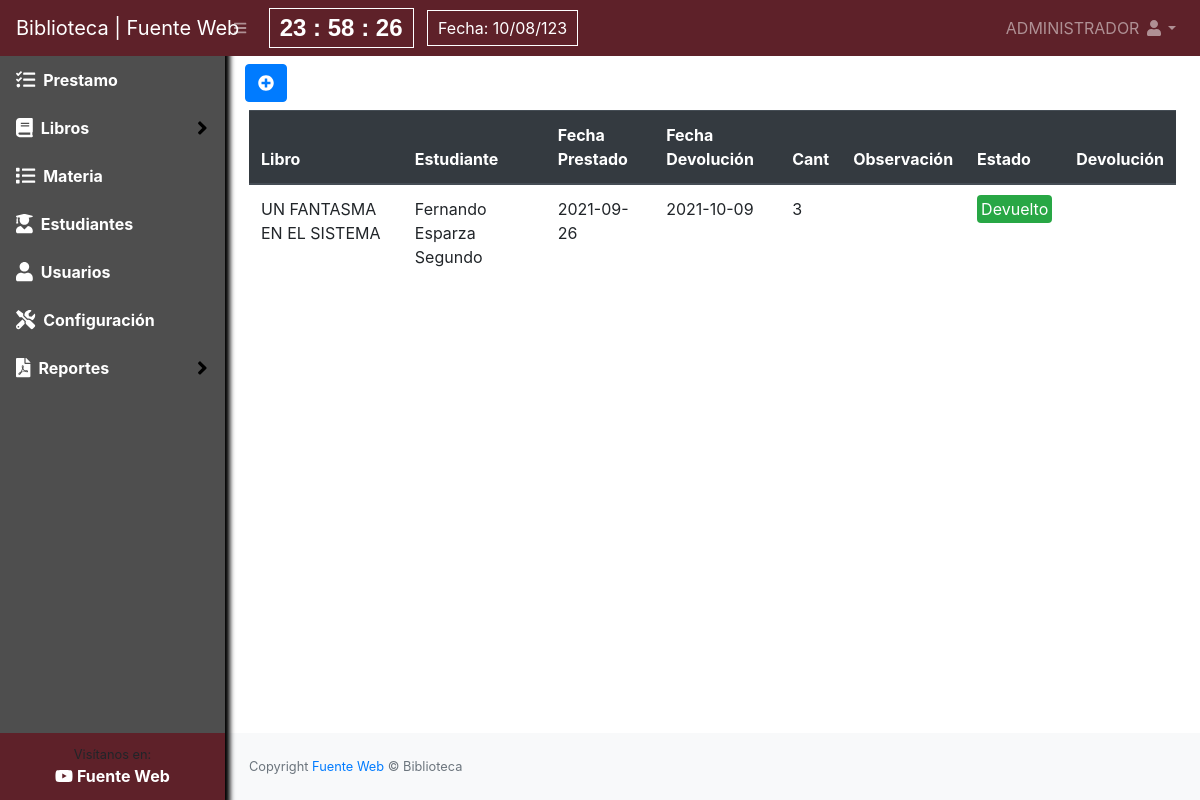
The page /admin/listar (signed in) on the database its author committed.
### tables this page shows
CREATE TABLE `prestamo` (
  `id` int(11) NOT NULL,
  `id_estudiante` int(11) NOT NULL,
  `id_libro` int(11) NOT NULL,
  `fecha_prestamo` date NOT NULL,
  `fecha_devolucion` date NOT NULL,
  `cantidad` int(11) NOT NULL,
  `observacion` text NOT NULL,
  `estado` int(11) NOT NULL DEFAULT 1
);

CREATE TABLE `libro` (
  `id` int(11) NOT NULL,
  `titulo` text NOT NULL,
  `cantidad` int(11) NOT NULL,
  `id_autor` int(11) NOT NULL,
  `id_editorial` int(11) NOT NULL,
  `anio_edicion` date NOT NULL,
  `id_materia` int(11) NOT NULL,
  `num_pagina` int(11) NOT NULL,
  `descripcion` text NOT NULL,
  `imagen` varchar(100) NOT NULL,
  `estado` int(11) NOT NULL DEFAULT 1
);

CREATE TABLE `estudiante` (
  `id` int(11) NOT NULL,
  `codigo` varchar(20) NOT NULL,
  `dni` varchar(20) NOT NULL,
  `nombre` varchar(150) NOT NULL,
  `carrera` varchar(255) NOT NULL,
  `direccion` text NOT NULL,
  `telefono` varchar(15) NOT NULL,
  `estado` int(11) NOT NULL DEFAULT 1
);

### Libraries/Core/Views.php (called while the page is built)
<?php
class Views{
    function getView($controller, $view, $data="", $alert="", $config = "", $cliente = "")
    {
        $controller = get_class($controller);
        if ($controller == "Home") {
            $view = "Views/".$view.".php";
        }else{
            $view = "Views/" . $controller . "/" . $view . ".php";
        }
        require_once($view);
    }
}
?>

### Controller/Admin.php (called while the page is built, shortened)
<?php
    class Admin extends Controllers{
        public function listar()
        {
            $libros = $this->model->selectLibros();
            $estudiantes = $this->model->selectEstudiantes();
            $prestamo = $this->model->selectPrestamo();
            $data = ['libros' => $libros, 'estudiantes' => $estudiantes, 'prestamos' => $prestamo];
            $this->views->getView($this, "listar", $data);
        }
    }

### index.php (called while the page is built, shortened)
<?php
require_once("Libraries/Core/Load.php");
?>

### Libraries/Core/Mysql.php (called while the page is built, shortened)
<?php
class Mysql extends Conexion{
    private $conexion;
    function __construct()
    {
        $this->conexion = new Conexion();
        $this->conexion = $this->conexion->conect();
    }
    public function select_all(string $query){
        $this->strquery = $query;
        $result = $this->conexion->prepare($this->strquery);
        $result->execute();
        $data = $result->fetchall(PDO::FETCH_ASSOC);
        return $data;
    }
}
?>

### Libraries/Core/Conexion.php (called while the page is built)
<?php
class Conexion{
    private $conect;
    public function __construct()
    {
      $conexion = "mysql:host=".HOST.";dbname=".BD.";.CHARSET.";
      try {
          $this->conect = new PDO($conexion, DB_USER, PASS);
          $this->conect->setAttribute(PDO::ATTR_ERRMODE, PDO::ERRMODE_EXCEPTION);
      } catch (PDOException $e) {
          $this->conect = "Error en la conexion";
          echo "Error: " . $e->getMessage();
      }
    }
    public function conect()
    {
        return $this->conect;
    }
}
?>

### Models/AdminModel.php (called while the page is built, shortened)
<?php
class AdminModel extends Mysql{
    public function selectPrestamo()
    {
        $sql = "SELECT e.id, e.nombre, l.id, l.titulo, p.id, p.id_estudiante, p.id_libro, p.fecha_prestamo, p.fecha_devolucion, p.cantidad, p.observacion, p.estado FROM estudiante e INNER JOIN libro l INNER JOIN prestamo p ON p.id_estudiante = e.id WHERE p.id_libro = l.id";
        $res = $this->select_all($sql);
        return $res;
    }
}

### Views/admin/listar.php (the view, shortened to what this page needs)
<div id="layoutSidenav_content">
    <main>
        <div class="container-fluid">
            <div class="row">
                <div class="col-md-12 p-2">
                <?php if ($_SESSION['rol'] == 1) { ?>
                    <button class="btn btn-primary" type="button" data-toggle="modal" data-target="#prestar"><i class="fas fa-plus-circle"></i></button>
                <?php } ?>
                </div>
                <div class="col-md-12">
                    <table class="table" id="table">
                        <thead class="thead-dark">
                            <tr>
                                <th>Libro</th>
                                <th>Estudiante</th>
                                <th>Fecha Prestado</th>
                                <th>Fecha Devolución</th>
                                <th>Cant</th>
                                <th>Observación</th>
                                <th>Estado</th>
                                <th>Devolución</th>
                            </tr>
                        </thead>
                        <tbody>
                            <?php foreach ($data['prestamos'] as $row) {
                                if ($row['estado'] == 1) {
                                    $estado = '<span class="badge-danger p-1 rounded">Prestado</span>';
                                } else {
                                    $estado = '<span class="badge-success p-1 rounded">Devuelto</span>';
                                }
                            ?>
                                <tr>
                                    <td><?php echo $row['titulo']; ?></td>
                                    <td><?php echo $row['nombre']; ?></td>
                                    <td><?php echo $row['fecha_prestamo']; ?></td>
                                    <td><?php echo $row['fecha_devolucion']; ?></td>
                                    <td><?php echo $row['cantidad']; ?></td>
                                    <td><?php echo $row['observacion']; ?></td>
                                    <td><?php echo $estado; ?></td>
                                    <td>
                                    </td>
                                </tr>
                            <?php } ?>
                        </tbody>
                    </table>
                </div>
            </div>
        </div>
    </main>

### rows shown on the page
prestamo: id_libro.titulo "UN FANTASMA EN EL SISTEMA", id_estudiante.nombre "Fernando Esparza Segundo", fecha_prestamo "2021-09-26", fecha_devolucion "2021-10-09", cantidad "3", estado "Devuelto"

### other values the page prints
$_SESSION['nombre'] "ADMINISTRADOR"
